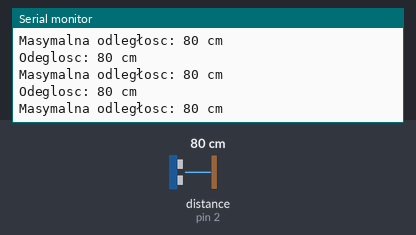
A sketch run on a simulated Arduino Uno, built with avr-gcc and run on an emulated ATmega328P. On the bench: the last lines printed to the serial monitor. Wiring (inferred from the names in the program): ultrasonic range finder: trigger pin 3; echo pin 2. Inputs (shaded band) come from the test bench; at power-on: distance to the obstacle (sensor on pin 2) 80 cm. The echo pulse lasts 58.3 µs per cm.

Above: at 1.2 s.
1.3 s: distance to the obstacle (sensor on pin 2) set to 2 cm
At 1.51 s:
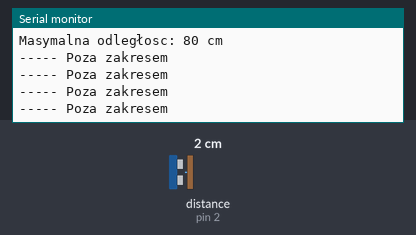
3.2 s: distance to the obstacle (sensor on pin 2) set to 4 cm
At 4.0 s:
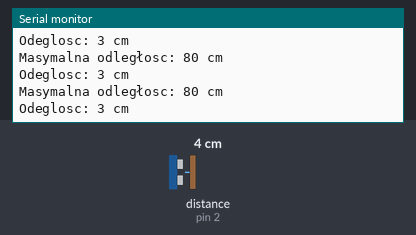
6.2 s: distance to the obstacle (sensor on pin 2) set to 9 cm
At 6.9 s:
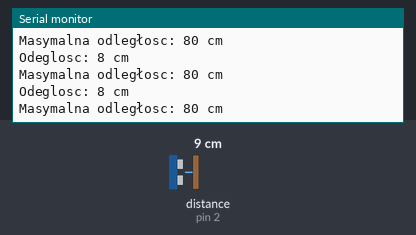
9.2 s: distance to the obstacle (sensor on pin 2) set to 35 cm
At 10.1 s:
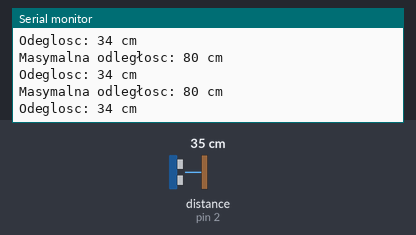
15.2 s: distance to the obstacle (sensor on pin 2) set to 60 cm
At 15.9 s:
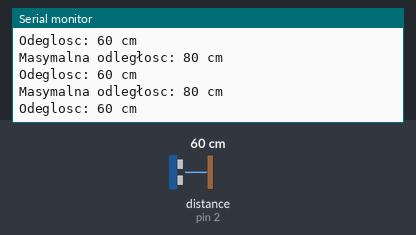
18.2 s: distance to the obstacle (sensor on pin 2) set to 120 cm
At 19.2 s:
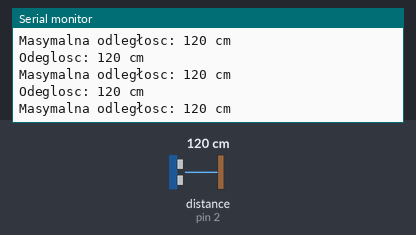
Timing chart, 0 to 21.2 s (numbered marks = the images above; inputs shaded):
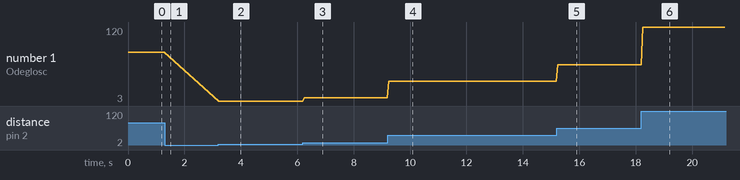

Measured:
- after the input at 1.3 s, the serial monitor: prints a new line at once (image 1)
- after the input at 3.2 s, the serial monitor: prints a new line at once (image 2)
- after the input at 6.2 s, the serial monitor: prints a new line at once (image 3)
- after the input at 9.2 s, the serial monitor: prints a new line at once (image 4)
- after the input at 15.2 s, the serial monitor: prints a new line at once (image 5)
- after the input at 18.2 s, the serial monitor: prints a new line after 0.05 s (image 6)
- plotted number 1: 80 → 3 after the input at 3.2 s, 3 → 8 after the input at 6.2 s, 8 → 34 after the input at 9.2 s, 34 → 60 after the input at 15.2 s, 60 → 120 after the input at 18.2 s

The sketch:

Pinger_program.ino
```cpp
#define TrigPin 3
#define EchoPin 2
int distance;
long duration = 0;

void setup()
{
  Serial.begin (9600);
  pinMode(TrigPin, OUTPUT);
  pinMode(EchoPin, INPUT);
}
int maxdistance = 0;

void loop()
{
  // impuls 10 us wyzwalający pomiar odległości na pinie TRIG
  digitalWrite(TrigPin, HIGH);
  delayMicroseconds(10);
  digitalWrite(TrigPin, LOW);

  // pomiar czasu trwania impulsu na pinie ECHO [us]
  duration = pulseIn(EchoPin, HIGH);

  // obliczenie odległości w cm
  distance = duration/58;

  if ( distance < 2 || distance > 200 )
    Serial.println("----- Poza zakresem");
  else
  {
    Serial.print("Odeglosc: ");
    Serial.print( distance );
    Serial.println(" cm");
    if ( distance > maxdistance ) maxdistance = distance;
    Serial.print("Masymalna odległosc: ");
    Serial.print( maxdistance );
    Serial.println(" cm");
  }
  delay(50);
}
//Kupa smierdzi
```
